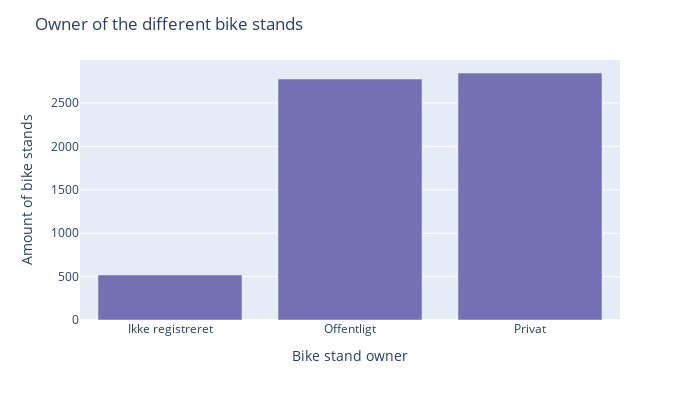

Notebook code for this chart:
### Code cell
stand_owner = df.groupby("stativ_ejer", observed=False).size()

fig = stand_owner.plot.bar(color_discrete_sequence=[col[2]], width=700, height=400)
fig.update_layout(title="Owner of the different bike stands", yaxis_title="Amount of bike stands", xaxis_title="Bike stand owner", showlegend=False)
fig.show()

### Figure 1 — Plotly figure (JSON) as saved in the notebook; plotly's stock layout.template omitted (floating-point values rounded to 4 significant figures)
{"data": [{"alignmentgroup": "True", "hovertemplate": "variable=0<br>stativ_ejer=%{x}<br>value=%{y}<extra></extra>", "legendgroup": "0", "marker": {"color": "rgb(117,112,179)", "pattern": {"shape": ""}}, "name": "0", "offsetgroup": "0", "orientation": "v", "showlegend": true, "textposition": "auto", "type": "bar", "x": ["Ikke registreret", "Offentligt", "Privat"], "xaxis": "x", "y": [519, 2777, 2846], "yaxis": "y"}], "layout": {"barmode": "relative", "height": 400, "legend": {"title": {"text": "variable"}, "tracegroupgap": 0}, "margin": {"t": 60}, "showlegend": false, "title": {"text": "Owner of the different bike stands"}, "width": 700, "xaxis": {"anchor": "y", "domain": [0, 1], "title": {"text": "Bike stand owner"}}, "yaxis": {"anchor": "x", "domain": [0, 1], "title": {"text": "Amount of bike stands"}}}}
